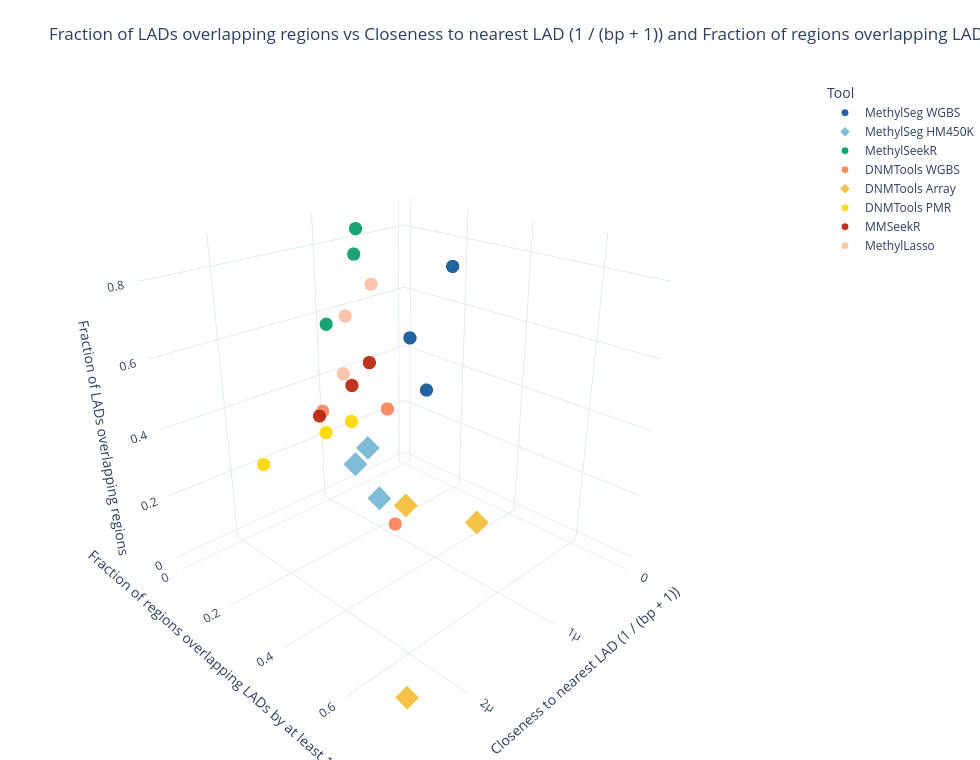

The cell this chart's notebook holds for it:
### Code cell
# Valid LAD metric names for x_metric, y_metric, and z_metric:
# - avg_distance_to_nearest_lad
# - avg_distance_to_nearest_lad_boundary
# - avg_distance_to_nearest_lad_boundary_non_overlapping
# - lad_coverage_by_pmds
# - pct_lads_overlapping
# - pct_non_overlapping_regions_within_150kb_of_lad_boundary
# - pct_regions_overlapping_lads
# - pct_regions_overlapping_lads_gte_150kb
# - pct_regions_with_unique_lad
# - pct_regions_with_boundary_within_150kb_of_lad_boundary
# - pmd_coverage_by_lads
# - avg_lads_per_overlapping_pmd
# - avg_lad_per_pmd
# - total_n_lad_overlaps

import plotly.graph_objects as go

def plot_three_lad_metrics(
    x_metric: str,
    y_metric: str,
    z_metric: str,
    scale: str = "linear",
):
    if scale not in {"linear", "log"}:
        raise ValueError(f"scale must be 'linear' or 'log', got {scale!r}")

    for metric_name, axis_name in zip(
        [x_metric, y_metric, z_metric],
        ["x_metric", "y_metric", "z_metric"],
    ):
        if metric_name not in all_lad_metric_order:
            raise ValueError(f"Unknown {axis_name}={metric_name!r}. Choices: {all_lad_metric_order}")

    plot_df = all_lad_metric_scatter_df.loc[
        :,
        ["tool", "tool_label", x_metric, y_metric, z_metric],
    ].copy()
    for metric_name in [x_metric, y_metric, z_metric]:
        plot_df[metric_name] = pd.to_numeric(plot_df[metric_name], errors="coerce")
    plot_df = plot_df.dropna(subset=[x_metric, y_metric, z_metric]).reset_index(drop=True)
    if plot_df.empty:
        raise RuntimeError("No finite rows found for the requested LAD metric trio")

    n_excluded = 0
    if scale == "log":
        positive_mask = (
            plot_df[x_metric].gt(0)
            & plot_df[y_metric].gt(0)
            & plot_df[z_metric].gt(0)
        )
        n_excluded = int((~positive_mask).sum())
        plot_df = plot_df.loc[positive_mask].reset_index(drop=True)
        if plot_df.empty:
            raise RuntimeError("No positive rows found for the requested LAD metric trio on log scale")

    ordered_labels = lad_tool_label_order(plot_df)
    scatter_palette = lad_scatter_palette(plot_df)
    marker_symbol_map = {
        "o": "circle",
        "D": "diamond",
        "s": "square",
    }
    fig = go.Figure()

    for tool_label in ordered_labels:
        tool_df = plot_df.loc[plot_df["tool_label"] == tool_label]
        if tool_df.empty:
            continue
        tool_name = str(tool_df["tool"].iloc[0])
        marker_symbol = marker_symbol_map.get(lad_tool_marker(tool_name), "circle")
        fig.add_trace(go.Scatter3d(
            x=tool_df[x_metric],
            y=tool_df[y_metric],
            z=tool_df[z_metric],
            mode="markers",
            name=str(tool_label),
            marker=dict(
                size=8,
                symbol=marker_symbol,
                color=scatter_palette[tool_label],
                line=dict(color=NEUTRAL_COLORS["white"], width=1),
                opacity=0.9,
            ),
            customdata=tool_df[["tool_label"]].astype(str).to_numpy(),
            hovertemplate=(
                "Tool: %{customdata[0]}<br>"
                + f"{metric_label(x_metric)}: " + "%{x:.4g}<br>"
                + f"{metric_label(y_metric)}: " + "%{y:.4g}<br>"
                + f"{metric_label(z_metric)}: " + "%{z:.4g}<extra></extra>"
            ),
        ))

    plot_title = (
        f"{metric_label(z_metric)} vs {metric_label(x_metric)} and {metric_label(y_metric)}"
    )
    if REGION_PLOT_SAMPLE_ID is not None:
        plot_title = f"{plot_title} ({plot_title_label})"

    scene_axes = {
        "xaxis_title": metric_label(x_metric),
        "yaxis_title": metric_label(y_metric),
        "zaxis_title": metric_label(z_metric),
        "camera": {"eye": {"x": 1.5, "y": 1.5, "z": 1.0}},
    }

    if scale == "log":
        scene_axes["xaxis_type"] = "log"
        scene_axes["yaxis_type"] = "log"
        scene_axes["zaxis_type"] = "log"
        if n_excluded:
            plot_title = f"{plot_title}<br><sup>Excluded {n_excluded} non-positive sample(s) for log scale</sup>"
    else:
        if float(plot_df[x_metric].min()) >= 0:
            scene_axes["xaxis_rangemode"] = "tozero"
        if float(plot_df[y_metric].min()) >= 0:
            scene_axes["yaxis_rangemode"] = "tozero"
        if float(plot_df[z_metric].min()) >= 0:
            scene_axes["zaxis_rangemode"] = "tozero"

    fig.update_layout(
        title=plot_title,
        scene=scene_axes,
        template="plotly_white",
        legend=dict(title="Tool"),
        width=980,
        height=760,
        margin=dict(l=0, r=0, t=80, b=0),
    )
    return fig


# Example:
fig = plot_three_lad_metrics(
    x_metric="avg_distance_to_nearest_lad",
    y_metric="pct_regions_overlapping_lads_gte_150kb",
    z_metric="pct_lads_overlapping",
    scale="linear",
)
fig

### Figure 1 — Plotly figure (JSON) as saved in the notebook; plotly's stock layout.template omitted (floating-point values rounded to 4 significant figures)
{"data": [{"customdata": [["MethylSeg WGBS"], ["MethylSeg WGBS"], ["MethylSeg WGBS"]], "hovertemplate": "Tool: %{customdata[0]}<br>Closeness to nearest LAD (1 / (bp + 1)): %{x:.4g}<br>Fraction of regions overlapping LADs by at least 150 kb: %{y:.4g}<br>Fraction of LADs overlapping regions: %{z:.4g}<extra></extra>", "marker": {"color": "#0B5394", "line": {"color": "#FFFFFF", "width": 1}, "opacity": 0.9, "size": 8, "symbol": "circle"}, "mode": "markers", "name": "MethylSeg WGBS", "type": "scatter3d", "x": [1.637e-06, 1.663e-06, 1.209e-06], "y": [0.5397, 0.5017, 0.4882], "z": [0.6139, 0.7294, 0.8597]}, {"customdata": [["MethylSeg HM450K"], ["MethylSeg HM450K"], ["MethylSeg HM450K"]], "hovertemplate": "Tool: %{customdata[0]}<br>Closeness to nearest LAD (1 / (bp + 1)): %{x:.4g}<br>Fraction of regions overlapping LADs by at least 150 kb: %{y:.4g}<br>Fraction of LADs overlapping regions: %{z:.4g}<extra></extra>", "marker": {"color": "#71B5D2", "line": {"color": "#FFFFFF", "width": 1}, "opacity": 0.9, "size": 8, "symbol": "diamond"}, "mode": "markers", "name": "MethylSeg HM450K", "type": "scatter3d", "x": [1.432e-06, 1.442e-06, 1.73e-06], "y": [0.3363, 0.303, 0.3547], "z": [0.2018, 0.3431, 0.3537]}, {"customdata": [["MethylSeekR"], ["MethylSeekR"], ["MethylSeekR"]], "hovertemplate": "Tool: %{customdata[0]}<br>Closeness to nearest LAD (1 / (bp + 1)): %{x:.4g}<br>Fraction of regions overlapping LADs by at least 150 kb: %{y:.4g}<br>Fraction of LADs overlapping regions: %{z:.4g}<extra></extra>", "marker": {"color": "#009966", "line": {"color": "#FFFFFF", "width": 1}, "opacity": 0.9, "size": 8, "symbol": "circle"}, "mode": "markers", "name": "MethylSeekR", "type": "scatter3d", "x": [1.267e-06, 8.919e-07, 8.696e-07], "y": [0.1098, 0.08959, 0.09106], "z": [0.6207, 0.7889, 0.8583]}, {"customdata": [["DNMTools WGBS"], ["DNMTools WGBS"], ["DNMTools WGBS"]], "hovertemplate": "Tool: %{customdata[0]}<br>Closeness to nearest LAD (1 / (bp + 1)): %{x:.4g}<br>Fraction of regions overlapping LADs by at least 150 kb: %{y:.4g}<br>Fraction of LADs overlapping regions: %{z:.4g}<extra></extra>", "marker": {"color": "#FF7F50", "line": {"color": "#FFFFFF", "width": 1}, "opacity": 0.9, "size": 8, "symbol": "circle"}, "mode": "markers", "name": "DNMTools WGBS", "type": "scatter3d", "x": [1.412e-06, 1.657e-06, 2.522e-06], "y": [0.1339, 0.4355, 0.7171], "z": [0.3832, 0.5302, 0.4863]}, {"customdata": [["DNMTools Array"], ["DNMTools Array"], ["DNMTools Array"]], "hovertemplate": "Tool: %{customdata[0]}<br>Closeness to nearest LAD (1 / (bp + 1)): %{x:.4g}<br>Fraction of regions overlapping LADs by at least 150 kb: %{y:.4g}<br>Fraction of LADs overlapping regions: %{z:.4g}<extra></extra>", "marker": {"color": "#F3BB33", "line": {"color": "#FFFFFF", "width": 1}, "opacity": 0.9, "size": 8, "symbol": "diamond"}, "mode": "markers", "name": "DNMTools Array", "type": "scatter3d", "x": [2.502e-06, 9.435e-07, 6.682e-07], "y": [0.7391, 0.5137, 0.2], "z": [0.0583, 0.1429, 0.0002967]}, {"customdata": [["DNMTools PMR"], ["DNMTools PMR"], ["DNMTools PMR"]], "hovertemplate": "Tool: %{customdata[0]}<br>Closeness to nearest LAD (1 / (bp + 1)): %{x:.4g}<br>Fraction of regions overlapping LADs by at least 150 kb: %{y:.4g}<br>Fraction of LADs overlapping regions: %{z:.4g}<extra></extra>", "marker": {"color": "#FFD700", "line": {"color": "#FFFFFF", "width": 1}, "opacity": 0.9, "size": 8, "symbol": "circle"}, "mode": "markers", "name": "DNMTools PMR", "type": "scatter3d", "x": [1.722e-06, 1.017e-06, 7.064e-07], "y": [0.0, 0.0, 0.0], "z": [0.1946, 0.2158, 0.219]}, {"customdata": [["MMSeekR"], ["MMSeekR"], ["MMSeekR"]], "hovertemplate": "Tool: %{customdata[0]}<br>Closeness to nearest LAD (1 / (bp + 1)): %{x:.4g}<br>Fraction of regions overlapping LADs by at least 150 kb: %{y:.4g}<br>Fraction of LADs overlapping regions: %{z:.4g}<extra></extra>", "marker": {"color": "#B81E05", "line": {"color": "#FFFFFF", "width": 1}, "opacity": 0.9, "size": 8, "symbol": "circle"}, "mode": "markers", "name": "MMSeekR", "type": "scatter3d", "x": [1.641e-06, 1.35e-06, 1.141e-06], "y": [0.2056, 0.2233, 0.2172], "z": [0.422, 0.4864, 0.5308]}, {"customdata": [["MethylLasso"], ["MethylLasso"], ["MethylLasso"]], "hovertemplate": "Tool: %{customdata[0]}<br>Closeness to nearest LAD (1 / (bp + 1)): %{x:.4g}<br>Fraction of regions overlapping LADs by at least 150 kb: %{y:.4g}<br>Fraction of LADs overlapping regions: %{z:.4g}<extra></extra>", "marker": {"color": "#FFBFA0", "line": {"color": "#FFFFFF", "width": 1}, "opacity": 0.9, "size": 8, "symbol": "circle"}, "mode": "markers", "name": "MethylLasso", "type": "scatter3d", "x": [1.212e-06, 1.036e-06, 9.02e-07], "y": [0.1462, 0.1001, 0.1518], "z": [0.4811, 0.6233, 0.718]}], "layout": {"height": 760, "legend": {"title": {"text": "Tool"}}, "margin": {"b": 0, "l": 0, "r": 0, "t": 80}, "scene": {"camera": {"eye": {"x": 1.5, "y": 1.5, "z": 1}}, "xaxis": {"rangemode": "tozero", "title": {"text": "Closeness to nearest LAD (1 / (bp + 1))"}}, "yaxis": {"rangemode": "tozero", "title": {"text": "Fraction of regions overlapping LADs by at least 150 kb"}}, "zaxis": {"rangemode": "tozero", "title": {"text": "Fraction of LADs overlapping regions"}}}, "title": {"text": "Fraction of LADs overlapping regions vs Closeness to nearest LAD (1 / (bp + 1)) and Fraction of regions overlapping LADs by at least 150 kb"}, "width": 980}}
